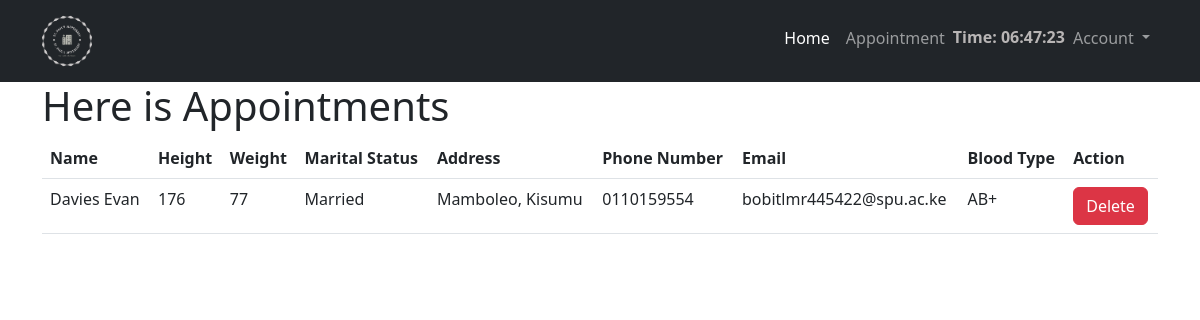
Page / (signed in) on the earlier database version.
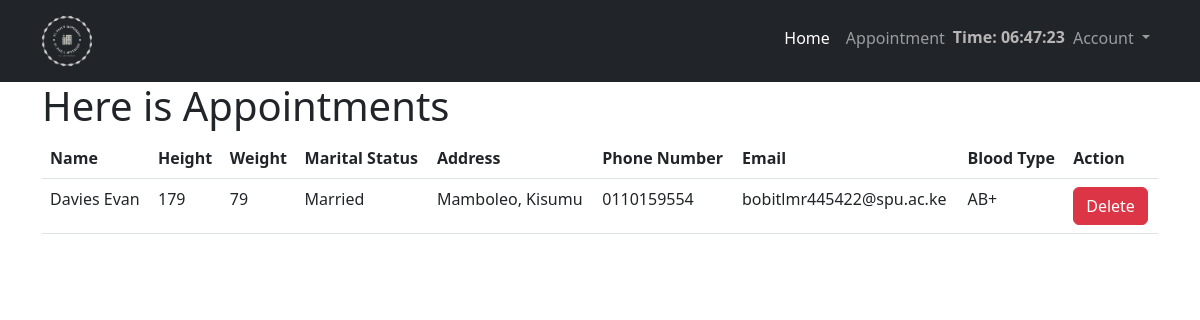
Same page on the later database version.
### app.py (models this page shows, shortened)
class User(db.Model, UserMixin):
    id = db.Column(db.Integer, primary_key=True)
    username = db.Column(db.String(30), nullable=False)
    school_id = db.Column(db.String(20),unique=True, nullable=False)
    email = db.Column(db.String(120),unique=True, nullable=False)
    user_profile = db.Column(db.String(20), nullable=False,default='default.png')
    password = db.Column(db.String(30),nullable=False)
    patient = db.relationship('Profile', backref='patient',lazy=True)
    role = db.Column(db.String(10))

class Profile(db.Model):
    id = db.Column(db.Integer, primary_key=True)
    date_registered = db.Column(db.DateTime(), nullable=False, default=datetime.now)
    marital_status = db.Column(db.String(120), nullable=False)
    phonenumber = db.Column(db.String(13), unique=True, nullable=False)
    address = db.Column(db.String(20), nullable=False)
    postcode = db.Column(db.String(20), nullable=False)
    city = db.Column(db.String(30), nullable=False)
    area = db.Column(db.String(20), nullable=False)
    blood_type = db.Column(db.String(5))
    country = db.Column(db.String(20), nullable=False)
    state = db.Column(db.String(20), nullable=False)
    height = db.Column(db.Integer, default=0)
    weight = db.Column(db.Integer, default=0)
    blood_type = db.Column(db.String(10))
    user = relationship("User", backref="profile", uselist=False)
    appointment_status = db.Column(db.String(15), default='booked')  # Add appointment status field
    patient_id = db.Column(db.Integer, db.ForeignKey('user.id'), nullable=False)

### app.py (the view)
@app.route('/')
@login_required
def home():
    if current_user.role == 'patient':
        user = User.query.get(current_user.id)
        appointments = user.patient
        return render_template('home.html', appointments=appointments)
    return redirect(url_for('login'))

### app.py (called while the page is built)
@login_manager.user_loader
def load_user(id):
    user = User.query.get(int(id) if id is not None else None)
    return user

### templates/home.html
{% extends 'layout.html' %}
{% block body %}
<div class="container">
    <h1>Here is Appointments</h1>
    {% if appointments|length < 1%}
    <h3>There are no appointments. Create on below</h3>
    <h2>Book an Appointment</h2>
    <a href="{{url_for('book_appointment')}}" class="btn btn-success">Make your first appointment</a>
    {% else%}
    <table class="cd-table order-table table">
        <tr>
            <th>Name</th>
            <th>Height</th>
            <th>Weight</th>
            <th>Marital Status</th>
            <th>Address</th>
            <th>Phone Number</th>
            <th>Email</th>
            <th>Blood Type</th>
            <th>Action</th>
        </tr>
        {%for appointment in appointments%}
        <tr>
            <td>{{ current_user.username }}</td>
            <td>{{ appointment.height }}</td>
            <td>{{ appointment.weight }}</td>
            <td>{{ appointment.marital_status }}</td>
            <td>{{ appointment.address }}</td>
            <td>{{ appointment.phonenumber }}</td>
            <td>{{ current_user.email }}</td>
            <td>{{ appointment.blood_type }}</td>
            <td>
                <div class="appointment-actions">
                    <a href="/delete/{{appointment.patient_id}}" class="btn btn-danger">Delete</a>
                </div>
            </td>
        </tr>
        {%endfor%}
    </table>
    {% endif %}
{% endblock body %}

### templates/layout.html (shortened to what this page needs)
<!DOCTYPE html>
<html lang="en">
<head>
    <link href="https://cdn.jsdelivr.net/npm/bootstrap@5.3.0/dist/css/bootstrap.min.css" rel="stylesheet">
</head>
<body>
<nav class="navbar navbar-expand-lg navbar-dark bg-dark static-top">
  <div class="container">
    <a class="navbar-brand" href="/">
      <img src="{{url_for('static',filename='logo.png')}}" alt="..." height="56">
    </a>
    <div class="collapse navbar-collapse" id="navbarSupportedContent">
      <ul class="navbar-nav ms-auto">
        <li class="nav-item">
          <a class="nav-link active" aria-current="page" href="/">Home</a>
        </li>
        {% if current_user.role == 'patient' %}
        <li class="nav-item">
          <a class="nav-link" href="{{url_for('book_appointment')}}">Appointment</a>
        </li>
        {% else %}
        <li class="nav-item">
          <a class="nav-link" href="{{url_for('admin')}}">Admin</a>
        </li>
        {% endif %}
        <li class="nav-item"><p class="pd-5 clr">Time: <span id="current-time"></span></p></li>
        <li class="nav-item dropdown">
          <a class="nav-link dropdown-toggle" href="#" id="navbarDropdown" role="button" data-bs-toggle="dropdown" aria-expanded="false">
            Account
          </a>
        </li>
      </ul>
    </div>
  </div>
</nav>
      {% block body %}
      {% endblock %}
</body>
</html>

### templates/layout.html (style rules this page uses)
ul { list-style: none; }
.clr { font-size: 16px; font-weight: 600; color: #b8b5b5; margin-top: 7px; }

Differences in the rows shown:
changed Profile "Married": height "176" → "179"; weight "77" → "79"
